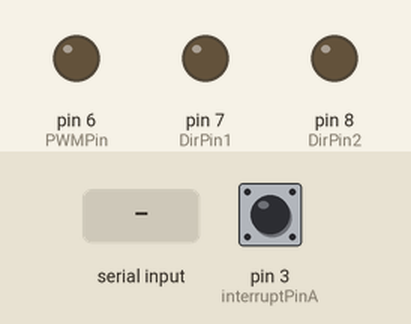
Simulated run of this sketch. Board: Arduino Uno, built with avr-gcc and run on an emulated ATmega328P. On the bench: output pins drawn as LEDs (lit = HIGH). The inputs (shaded band) are chosen by the test bench; at power-on: pin 3 (interruptPinA) HIGH. What the sketch prints to the serial monitor is not drawn.

Above: at 1.2 s.
1.3 s: "tune\n" received over Serial
2.8 s: "stop\n" received over Serial
4.3 s: "90,45\n" received over Serial
5.8 s: "tune\n" received over Serial
At 6.7 s:
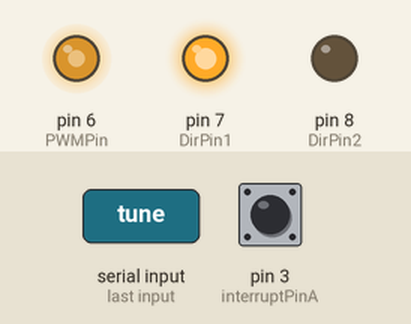
Timing chart, 0 to 8.3 s (numbered marks = the images above; inputs shaded):
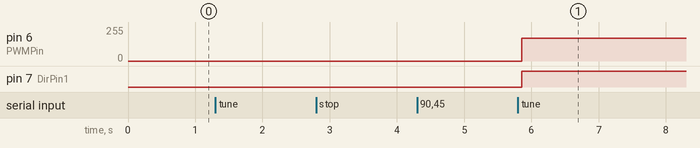

Measured:
- after the input at 1.3 s, every drawn part: stays the same
- after the input at 2.8 s, every drawn part: stays the same
- after the input at 4.3 s, every drawn part: stays the same
- after the input at 5.8 s, pin 6 (PWMPin): 0/255 → 170/255 after 0.05 s; pin 7 (DirPin1): LOW → HIGH after 0.05 s

The sketch:

03_01.ino
```cpp
#define pi 3.1416

// ============ PID ============
float kp = 0.0;
float ki = 0.0;
float kd = 0.0;

// ============ PIN ============
const byte interruptPinA = 3;
const byte interruptPinB = 5;
volatile long EncoderCount = 0;
const byte PWMPin = 6;
const byte DirPin1 = 7;
const byte DirPin2 = 8;

// ============ TIMING ============
unsigned long previousMillis = 0;
const unsigned long interval = 50;
volatile unsigned long count = 0;
unsigned long count_prev = 0;
unsigned long t;
unsigned long t_prev = 0;

// ============ CONTROL ============
float revolution, RPM, RPM_d = 0;
float revolution_prev = 0;
int dt;
float Vmax = 6;
float Vmin = -6;
float V = 0.0;
float e = 0, e_prev = 0, inte = 0, inte_prev = 0;

// ============ SERIAL ============
String inputString = "";
boolean inputComplete = false;
unsigned long inputTime = 0;
bool waiting = false;
int line_bool = 0;
int line_bbool = 0;
int line_time = 500;

// ============ 모드 ============
enum Mode { MODE_IDLE, MODE_TUNE, MODE_PID };
Mode ctrlMode = MODE_IDLE;

// ============ AUTO-TUNE ============
#define MAX_CROSSINGS 8   // 8번 교차 후 계산 (앞 4번은 안정화용)
float relay_amp = 4.0;    // 릴레이 출력 크기 (V), 진동 작으면 키우기
bool  tune_above = false;
int   crossing_count = 0;
unsigned long crossing_times[MAX_CROSSINGS];
float tune_rpm_max = -9999;
float tune_rpm_min =  9999;

// ============ 엔코더 ISR ============
void ISR_EncoderA() {
  bool PinB = digitalRead(interruptPinB);
  bool PinA = digitalRead(interruptPinA);
  if (PinB == LOW) EncoderCount += (PinA == HIGH) ? 1 : -1;
  else             EncoderCount += (PinA == HIGH) ? -1 : 1;
}
void ISR_EncoderB() {
  bool PinB = digitalRead(interruptPinA);
  bool PinA = digitalRead(interruptPinB);
  if (PinA == LOW) EncoderCount += (PinB == HIGH) ? -1 : 1;
  else             EncoderCount += (PinB == HIGH) ? 1 : -1;
}

void WriteDriverVoltage(float V, float Vmax) {
  int PWMval = constrain(int(255 * abs(V) / Vmax), 0, 255);
  if (V > 0) { digitalWrite(DirPin1, HIGH); digitalWrite(DirPin2, LOW); }
  else if (V < 0) { digitalWrite(DirPin1, LOW); digitalWrite(DirPin2, HIGH); }
  else { digitalWrite(DirPin1, LOW); digitalWrite(DirPin2, LOW); }
  analogWrite(PWMPin, PWMval);
}

void updateCount() {
  unsigned long currentMillis = millis();
  if (currentMillis - previousMillis >= interval) {
    previousMillis = currentMillis;
    count++;
  }
}

// ── AUTO-TUNE 시작 ──
void startAutoTune() {
  if (RPM_d <= 0) {
    Serial.println(">> 먼저 목표 RPM을 입력하세요!");
    return;
  }
  Serial.print(">> AUTO-TUNE 시작 | 목표 RPM: ");
  Serial.println(RPM_d);
  Serial.println(">> 모터가 진동합니다. 8번 교차 후 자동 완료...");
  ctrlMode = MODE_TUNE;
  tune_above = (RPM > RPM_d);
  crossing_count = 0;
  tune_rpm_max = -9999;
  tune_rpm_min =  9999;
  e_prev = 0; inte = 0; inte_prev = 0;
}

// ── AUTO-TUNE 완료 → kp/ki/kd 계산 ──
void finishAutoTune() {
  // crossing 4~7 기준으로 주기 계산 (앞 4개는 안정화)
  float Tu_ms = ((crossing_times[6] - crossing_times[4]) +
                 (crossing_times[7] - crossing_times[5])) / 2.0;
  float osc_amp = (tune_rpm_max - tune_rpm_min) / 2.0;

  if (osc_amp < 1.0) {
    Serial.println(">> 진동 너무 작음. relay_amp를 키우고 재시도하세요.");
    ctrlMode = MODE_IDLE;
    return;
  }

  // Ziegler-Nichols 공식
  float Ku = (4.0 * relay_amp) / (pi * osc_amp); // 단위: V/RPM
  kp = 0.6  * Ku;
  ki = kp   / (0.5   * Tu_ms);   // dt가 ms 단위이므로 Ti도 ms
  kd = kp   *  0.125 * Tu_ms;    // Td도 ms 단위

  Serial.println("====== AUTO-TUNE 완료 ======");
  Serial.print("Tu    = "); Serial.print(Tu_ms);   Serial.println(" ms");
  Serial.print("진폭  = "); Serial.println(osc_amp);
  Serial.print("Ku    = "); Serial.println(Ku, 4);
  Serial.print("kp    = "); Serial.println(kp, 4);
  Serial.print("ki    = "); Serial.println(ki, 6);
  Serial.print("kd    = "); Serial.println(kd, 4);
  Serial.println("==========================");
  Serial.println(">> PID 제어 시작!");

  e_prev = 0; inte = 0; inte_prev = 0;
  ctrlMode = MODE_PID;
}

void setup() {
  Serial.begin(9600);
  pinMode(interruptPinA, INPUT_PULLUP);
  pinMode(interruptPinB, INPUT_PULLUP);
  attachInterrupt(digitalPinToInterrupt(interruptPinA), ISR_EncoderA, CHANGE);
  attachInterrupt(digitalPinToInterrupt(interruptPinB), ISR_EncoderB, CHANGE);
  pinMode(DirPin1, OUTPUT);
  pinMode(DirPin2, OUTPUT);
  inputString.reserve(16);
  Serial.println(">> 준비완료. RPM 입력 후 'tune' 입력하세요.");
}

void loop() {
  // ── 시리얼 입력 ──
  if (Serial.available() > 0) {
    char inChar = (char)Serial.read();
    if (inChar == '\n') {
      inputComplete = true;
      inputTime = millis();
      waiting = true;
    } else {
      inputString += inChar;
    }
  }

  if (inputComplete) {
    inputString.trim();
    if (inputString == "tune") {
      startAutoTune();
    } else if (inputString == "stop") {
      ctrlMode = MODE_IDLE;
      WriteDriverVoltage(0, Vmax);
      Serial.println(">> 정지");
    } else {
      float val = inputString.toFloat();
      if (val > 0) {
        RPM_d = val;
        Serial.print(">> 목표 RPM 설정: "); Serial.println(RPM_d);
      }
      line_bbool = inputString.toInt();
    }
    inputString = "";
    inputComplete = false;
  }

  if (waiting && millis() - inputTime >= (unsigned long)line_time) {
    waiting = false;
    line_bool = line_bbool;
  }

  updateCount();

  if (count > count_prev) {
    t = millis();
    revolution = EncoderCount / 1012.0;
    dt = max((int)(t - t_prev), 1);   // 0 방지
    RPM = (revolution - revolution_prev) / (dt / 1000.0) * 60;
    e = RPM_d - RPM;

    // ── 모드별 제어 ──
    if (ctrlMode == MODE_TUNE) {
      bool now_above = (RPM > RPM_d);

      // 제로 크로싱 감지
      if (now_above != tune_above) {
        tune_above = now_above;
        if (crossing_count < MAX_CROSSINGS)
          crossing_times[crossing_count] = t;
        crossing_count++;
        Serial.print(">> 교차 감지 #"); Serial.println(crossing_count);

        // 안정화 이후(5번째~) 진폭 측정
        if (crossing_count >= MAX_CROSSINGS)
          finishAutoTune();
      }
      // 진폭 추적 (안정화 이후)
      if (crossing_count >= 4) {
        tune_rpm_max = max(tune_rpm_max, RPM);
        tune_rpm_min = min(tune_rpm_min, RPM);
      }
      // 릴레이 출력
      V = tune_above ? -relay_amp : relay_amp;
      WriteDriverVoltage(V, Vmax);

    } else if (ctrlMode == MODE_PID) {
      inte = inte_prev + ((float)dt * (e + e_prev) / 2.0);
      V = kp * e + ki * inte + (kd * (e - e_prev) / (float)dt);
      if (V > Vmax) { V = Vmax; inte = inte_prev; }
      if (V < Vmin) { V = Vmin; inte = inte_prev; }
      WriteDriverVoltage(V, Vmax);

      // 시리얼 플로터 출력 (PID 모드에서만)
      Serial.print(RPM_d);         Serial.print(",");
      Serial.print(RPM);           Serial.print(",");
      Serial.print(RPM_d * 1.1);   Serial.print(",");
      Serial.println(RPM_d * 0.9);

    } else {
      WriteDriverVoltage(0, Vmax);
    }

    revolution_prev = revolution;
    count_prev = count;
    t_prev = t;
    inte_prev = inte;
    e_prev = e;
  }
}
```
